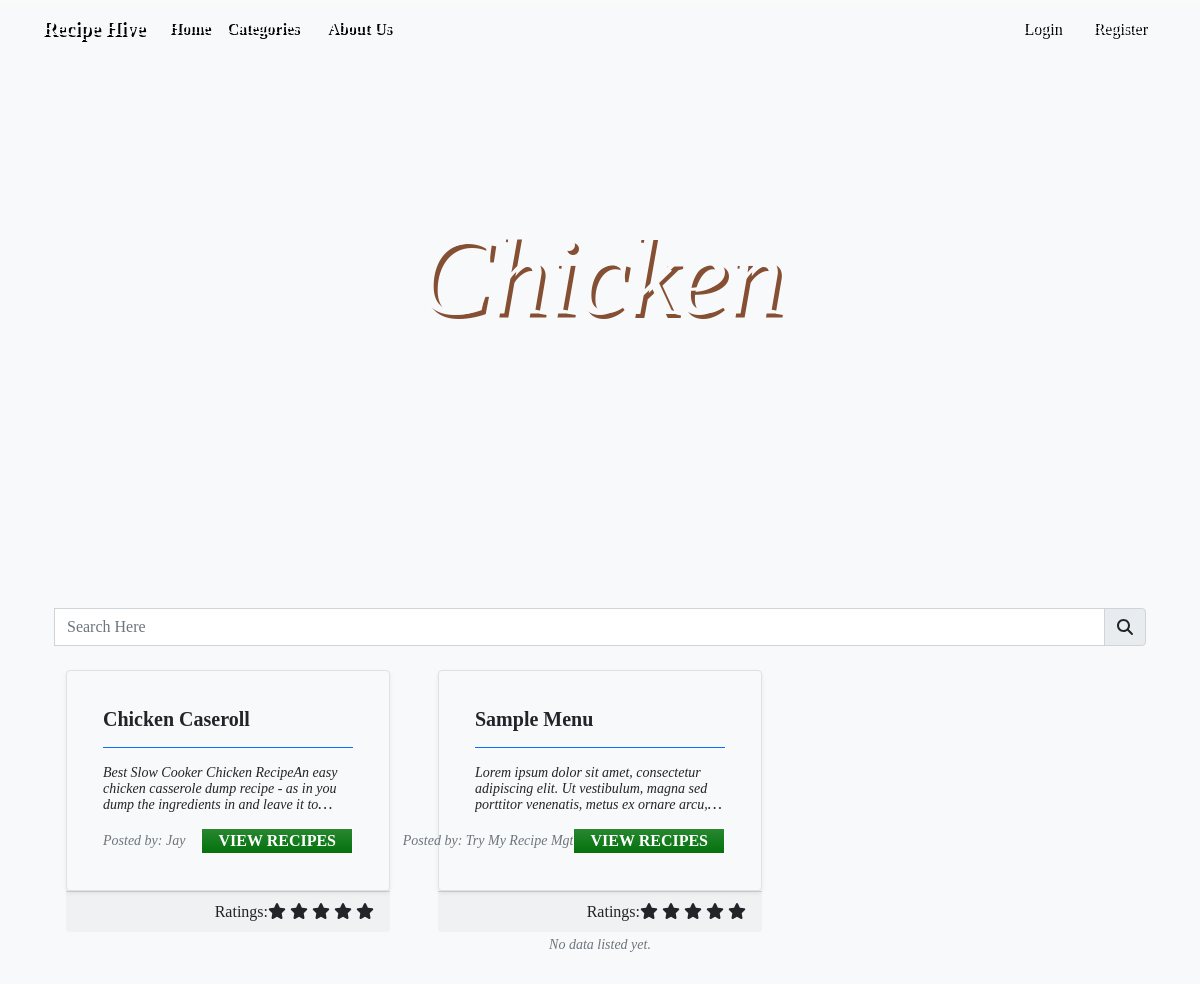
Page /?page=recipe&cid=4 on the earlier database version.
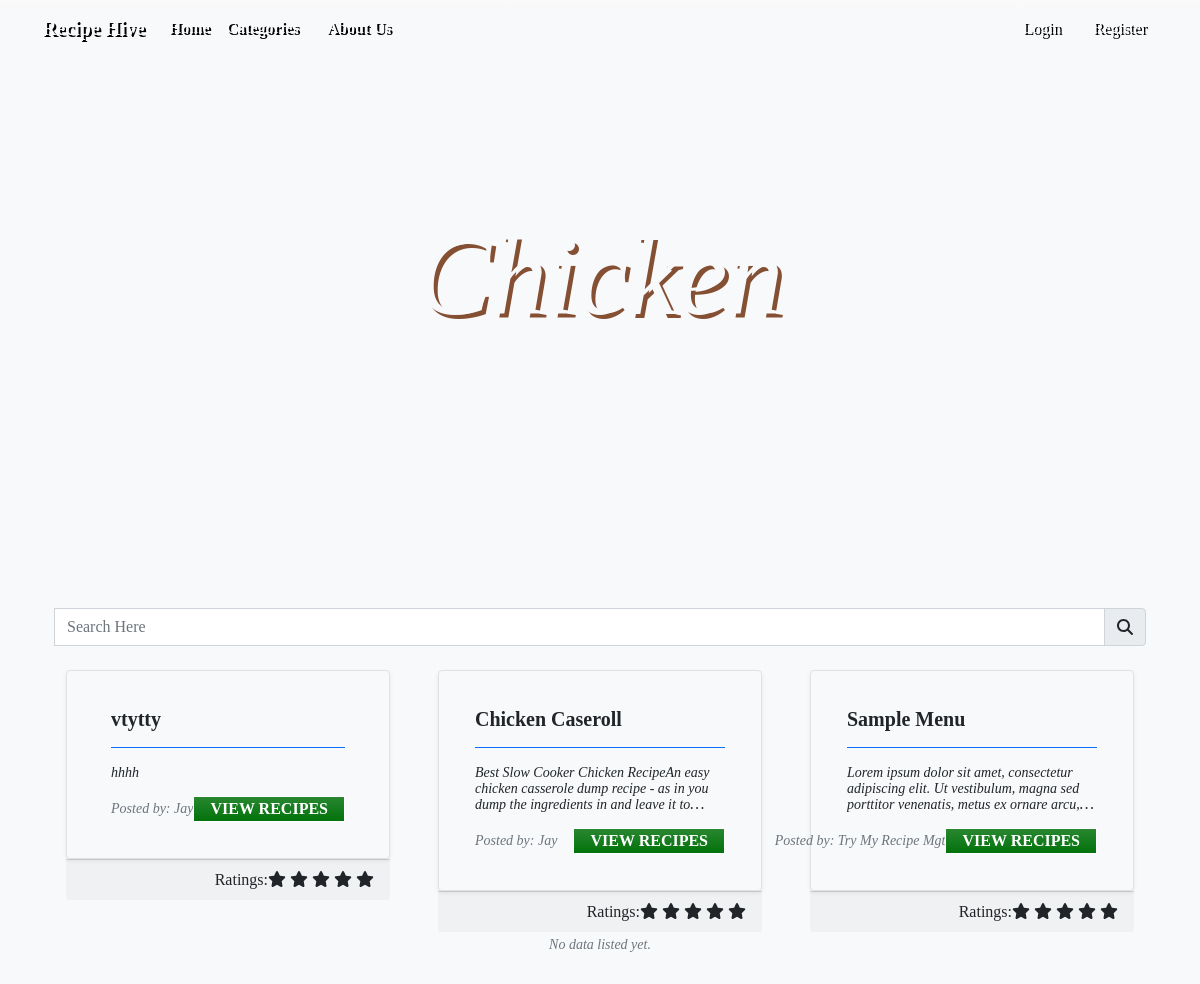
Same page on the later database version.
### tables this page shows
CREATE TABLE `recipe_list` (
            `recipe_id` INTEGER NOT NULL PRIMARY KEY AUTOINCREMENT,
            `category_id` INTEGER NOT NULL,
            `user_id` INTEGER NOT NULL,
            `title` TEXT NOT NULL,
            `description` TEXT NOT NULL,
            `ingredients` TEXT NOT NULL,
            `step` TEXT NOT NULL,
            `other_info` TEXT NOT NULL,
            `status` INTEGER NOT NULL,
            `date_created` TIMESTAMP NOT NULL DEFAULT CURRENT_TIMESTAMP, `cost` varchar(255),
            FOREIGN KEY(`category_id`) REFERENCES `category_list`(`category_id`) ON DELETE CASCADE
            FOREIGN KEY(`user_id`) REFERENCES `user_list`(`user_id`) ON DELETE CASCADE
        );

CREATE TABLE `user_list` (
            `user_id` INTEGER NOT NULL PRIMARY KEY AUTOINCREMENT,
            `fullname` INTEGER NOT NULL,
            `username` TEXT NOT NULL,
            `password` TEXT NOT NULL,
            `status` INTEGER NOT NULL Default 1,
            `date_created` TIMESTAMP DEFAULT CURRENT_TIMESTAMP
        , `otp` INT(10));

### index.php (the view, shortened to what the changed rows need)
<?php
$page = isset($_GET['page']) ? $_GET['page'] : 'home';
?>
<!DOCTYPE html>
<html lang="en">
<head>
    <link rel="stylesheet" href="./Font-Awesome-master/css/all.min.css">
    <link rel="stylesheet" href="./css/bootstrap.min.css">
    <link rel="stylesheet" href="./css/jquery-ui.min.css">
    <link rel="stylesheet" href="./css/animate.css">
    <link rel="stylesheet" href="./css/custom.css">
    <link rel="stylesheet" href="./summernote/summernote-lite.min.css">
    <link rel="stylesheet" href="./DataTables/datatables.min.css">
</head>
<body class="bg-light">
    <main class="d-flex flex-column h-100">
    <div class="py-3 w-100 flex-grow-1" id="page-container">
        <?php
            include $page.'.php';
        ?>
    </div>
    </main>
</body>
</html>

### recipe.php (shortened to what the changed rows need)
<head>
    <link rel="stylesheet" href="https://cdnjs.cloudflare.com/ajax/libs/font-awesome/5.15.3/css/all.min.css">
     <link rel="stylesheet" href="https://cdnjs.cloudflare.com/ajax/libs/font-awesome/5.15.3/css/fontawesome.min.css"><link rel="stylesheet" href="https://cdnjs.cloudflare.com/ajax/libs/font-awesome/5.15.3/css/all.min.css" />
</head>
<div class="bg-light">
<div class="my-5 pt-4">
    <div class="container">
        <div class="col-12">
            <div class="row mx-0 row-cols-1 row-cols-sm-1 row-cols-xl-3 gx-5 gy-3" id="recipe_list">
                <?php
                $sql = "SELECT r.*,u.fullname as author FROM recipe_list r inner join user_list u on r.user_id = u.user_id where r.status = 1 and r.category_id = '{$_GET['cid']}' order by strftime('%s',r.date_created) desc";
                $qry = $conn->query($sql);
                while($row = $qry->fetchArray()):
                    $row['description'] = strip_tags(stripslashes(html_entity_decode($row['description'])));
                ?>
                <div class="item col wow bounceInUp">
                    <div class="card shadow-sm ">
                        <div class="card-body ">
                            <h5 class="card-title mb-1"><?php echo $row['title'] ?></h5>
                            <hr class="bg-primary opacity-100">
                            <p class="truncate-3 fw-light fst-italic lh-1" title="<?php echo $row['description'] ?>"><small><?php echo $row['description'] ?></small></p>
                            <div class="w-100 d-flex justify-content-end">
                                <div class="col-auto flex-grow-1">
                                    <div class="text-muted truncate-1" title="<?php echo $row['author'] ?>"><small><i>Posted by: <?php echo $row['author'] ?></i></small></div>
                                </div>
                                <div class="col-auto">
                                    <a href="./?page=view_recipe&rid=<?php echo $row['recipe_id'] ?>" class="btn btn-sm btn-primary bg-gradient rounded-0 py-0">View Recipes</a>
                                </div>
                            </div>
                        </div>
                    </div>
                    <div class="card-footer">
  <div class="ratings d-flex justify-content-end">Ratings:
    <div class="rating">
      <span class="fa fa-star "></span>
      <span class="fa fa-star"></span>
      <span class="fa fa-star"></span>
      <span class="fa fa-star"></span>
      <span class="fa fa-star"></span>
    </div>
  </div>
</div>
                </div>
                <?php endwhile; ?>
            </div>
        </div>
    </div>
</div>
</div>

Differences in the rows shown:
added recipe_list: title "vtytty", description "hhhh", user.fullname "Jay"
